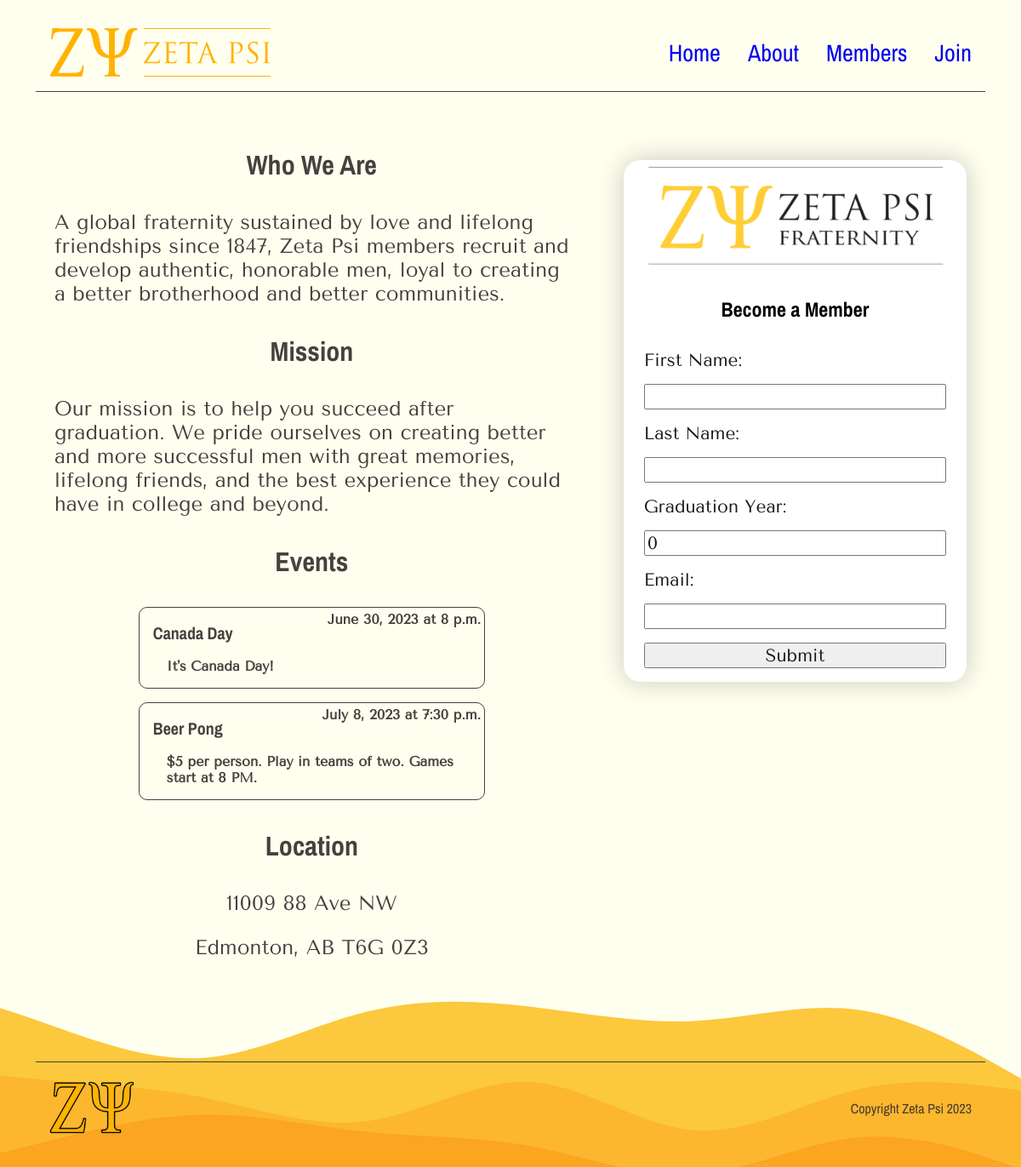
The page / on the database its author committed.
### website/models.py (models this page shows, shortened)
class Events(models.Model):
   title = models.CharField(max_length=200)
   eventDate = models.DateField(default=timezone.now)
   eventTime = models.TimeField(default=timezone.now)
   description = models.CharField(max_length=200)

### website/views.py (the view, shortened to what this page needs)
# urls.py: path('', Home.as_view(), name="home"),
class Home(View):
    form = MembershipRequest()
    events = Events.objects.all()
    context = {'form':form, 'events':events}
    def get(self, request):
        return render(request, 'home.html', self.context)

### website/forms.py
class MembershipRequest(ModelForm):
    class Meta:
        model = MembershipRequest
        fields = "__all__"

### website/templates/home.html (shortened to what this page needs)
{% extends 'base.html' %}
{% load static %}
{% block content %}
<div class="contentWrapper">
<main class="homeContent">
<section>
    <article>
        <div id="whoWeAre">
            <h1>Who We Are</h1>
            <p id="aboutUs">A global fraternity sustained by love and lifelong friendships since 1847, Zeta Psi members recruit and develop authentic, honorable men, loyal to creating a better brotherhood and better communities.</p>
        </div>
    </article>
    <article>
        <h1>Mission</h1>
        <p>Our mission is to help you succeed after graduation. We pride ourselves on creating better and more successful men with great memories, lifelong friends, and the best experience they could have in college and beyond.</p>
    </article>
    <article>
        <h1>Events</h1>
        {% for event in events %}
            <div class="eventWrapper">
                <div class="titleWrapper">
                    <h4 id="eventTitle">{{event.title}}</h4>
                    <h6 id="eventDate">{{event.eventDate}} at {{event.eventTime}}</h6>
                </div>
                <h6 id="eventDescription">{{event.description}}</h6>
            </div>
        {% endfor %}
    </article>
    <article>
        <h1>Location</h1>
        <p style="text-align: center;">11009 88 Ave NW </p>
        <p style="text-align: center;">Edmonton, AB T6G 0Z3</p>
    </article>
</section>
</main>
<div class="container">
    <img src="{% static 'img/zetaPsiBlackGoldLogo.PNG' %}"/>
    <div id="memberForm">
        <h3>Become a Member</h3>
        <form action="" method="post">
            {{form.as_table}}
            <input type="submit" id="button">
        </form>
    </div>
</div>
</div>
{% endblock %}

### website/static/style.css (style rules this page uses)
body { font-family: 'Tenor Sans'; margin: 0; background-color: #FFFFF0; }
h1 { font-family: 'Archivo Narrow'; text-align: center; font-size: 2rem; }
h3 { font-size: 1.5rem; text-align: center; font-family: "Archivo Narrow"; }
h4 { font-size: 1.25rem; text-align: center; font-family: "Archivo Narrow"; }
.contentWrapper { display: flex; }
.container { background: white; display: flex; flex-direction: column; position: sticky; top: 2vh; width: 40%; height: min-content; margin: 4rem 4rem 4rem auto; box-shadow: 0px 0px 30px 1px rgba(0, 0, 0, 0.2); border-radius: 20px; }
.container > img { width: 90%; display: block; margin: 0 auto; }
form { margin: 0.5rem 1rem; display: flex; flex-direction: column; font-family: 'Archivo Narrow'; }
form > input, label { font-size: 1.3rem; margin: 0.5rem; color: rgb(25, 23, 23); font-family: 'Tenor Sans'; }
.homeContent { width: 60%; margin-bottom: 4rem; padding: 1rem 4rem; }
.homeContent section { width: 100%; font-size: 1.5rem; color: rgba(55, 50, 46, 0.927); }
.eventWrapper { border-radius: 10px; border: 1px solid rgba(55, 50, 46, 0.927); display: flex; flex-direction: column; width: 67%; margin: 0 auto; margin-bottom: 1rem; }
.titleWrapper { display: flex; }
#eventTitle { margin: 1rem 0 0 1rem; font-family: 'Archivo Narrow'; }
#eventDate { margin: 0.25rem 0.25rem 0 auto; }
#eventDescription { margin: 1rem 2rem; }

### rows shown on the page
Events: title "Canada Day", eventDate "June 30, 2023", eventTime "8 p.m.", description "It's Canada Day!"
Events: title "Beer Pong", eventDate "July 8, 2023", eventTime "7:30 p.m.", description "$5 per person. Play in teams of two. Games start at 8 PM."
